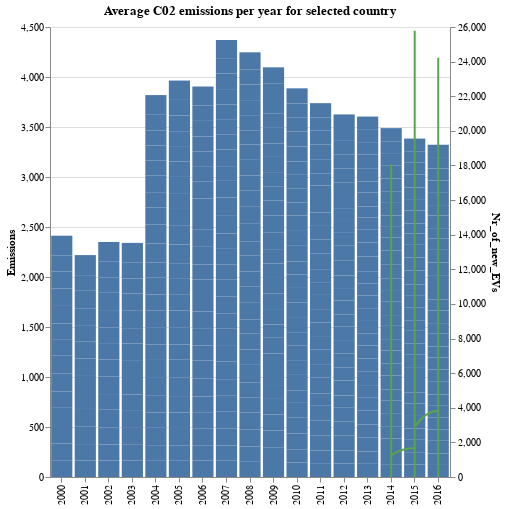

Notebook code for this chart:
### Code cell
# Dropdown for price charts
chart_option = st.selectbox('Choose a Period of Time', [
    '2000 - 2016',
    '2017 and up'
     ])

if chart_option == '2000 - 2016':
    base = alt.Chart(df_00_16).encode(
        alt.X('Year:O').title('Year'))

    bar_chart2 = base.mark_bar().encode(
        alt.Y('Emissions:Q').title('Emissions'),
        tooltip=['Year', 'Emissions']
    ).add_params(
        selection
    ).transform_filter(
        selection
    ).properties(
        title=(f'Average C02 emissions per km from new passenger cars for selected country'),
        width=400,
        height=450
    )    

    line_chart = base.mark_line(stroke='#57A44C', interpolate='monotone').encode(
        alt.Y('Nr_of_new_EVs').title('Nr of new EVs'),
        tooltip=['Year', 'Nr_of_new_EVs']
    ).add_params(
        selection
    ).transform_filter(
        selection
    ).properties(
        width=400,
        height=450
    )    
        
    full_chart = alt.layer(bar_chart2, line_chart).resolve_scale(
        y='independent'
    )
        
    full_chart

### Figure 1 — Vega-Lite specification as saved in the notebook (floating-point values rounded to 4 significant figures; data arrays with more than 128 entries replaced by an {"elided": "..."} marker saying what was removed)
{"config": {"view": {"continuousWidth": 300, "continuousHeight": 300}}, "layer": [{"mark": {"type": "bar"}, "encoding": {"tooltip": [{"field": "Year", "type": "quantitative"}, {"field": "Emissions", "type": "quantitative"}], "x": {"field": "Year", "title": null, "type": "ordinal"}, "y": {"field": "Emissions", "type": "quantitative"}}, "name": "view_9", "title": "Average C02 emissions per year for selected country", "transform": [{"filter": {"param": "param_13"}}]}, {"mark": {"type": "line", "interpolate": "monotone", "stroke": "#57A44C"}, "encoding": {"tooltip": [{"field": "Year", "type": "quantitative"}, {"field": "Nr_of_new_EVs", "type": "quantitative"}], "x": {"field": "Year", "title": null, "type": "ordinal"}, "y": {"field": "Nr_of_new_EVs", "type": "quantitative"}}, "title": "Nr of new EVs per year for selected country", "transform": [{"filter": {"param": "param_13"}}]}], "data": {"name": "data-ae6d994fb0298cf90ed9f9b28fad0496"}, "height": 450, "params": [{"name": "param_13", "select": {"type": "point", "fields": ["Country"]}, "bind": {"input": "select", "options": ["Austria", "Belgium", "Bulgaria", "Croatia", "Cyprus", "Czechia", "Denmark", "Estonia", "European Union - 27 countries (from 2020)", "Finland", "France", "Germany", "Greece", "Hungary", "Iceland", "Ireland", "Italy", "Latvia", "Lithuania", "Luxembourg", "Malta", "Netherlands", "Norway", "Poland", "Portugal", "Romania", "Slovakia", "Slovenia", "Spain", "Sweden"], "name": "Country "}, "views": ["view_9"]}], "resolve": {"scale": {"y": "independent"}}, "width": 400, "$schema": "https://vega.github.io/schema/vega-lite/v5.20.1.json", "datasets": {"data-ae6d994fb0298cf90ed9f9b28fad0496": {"elided": "510 records"}}}
